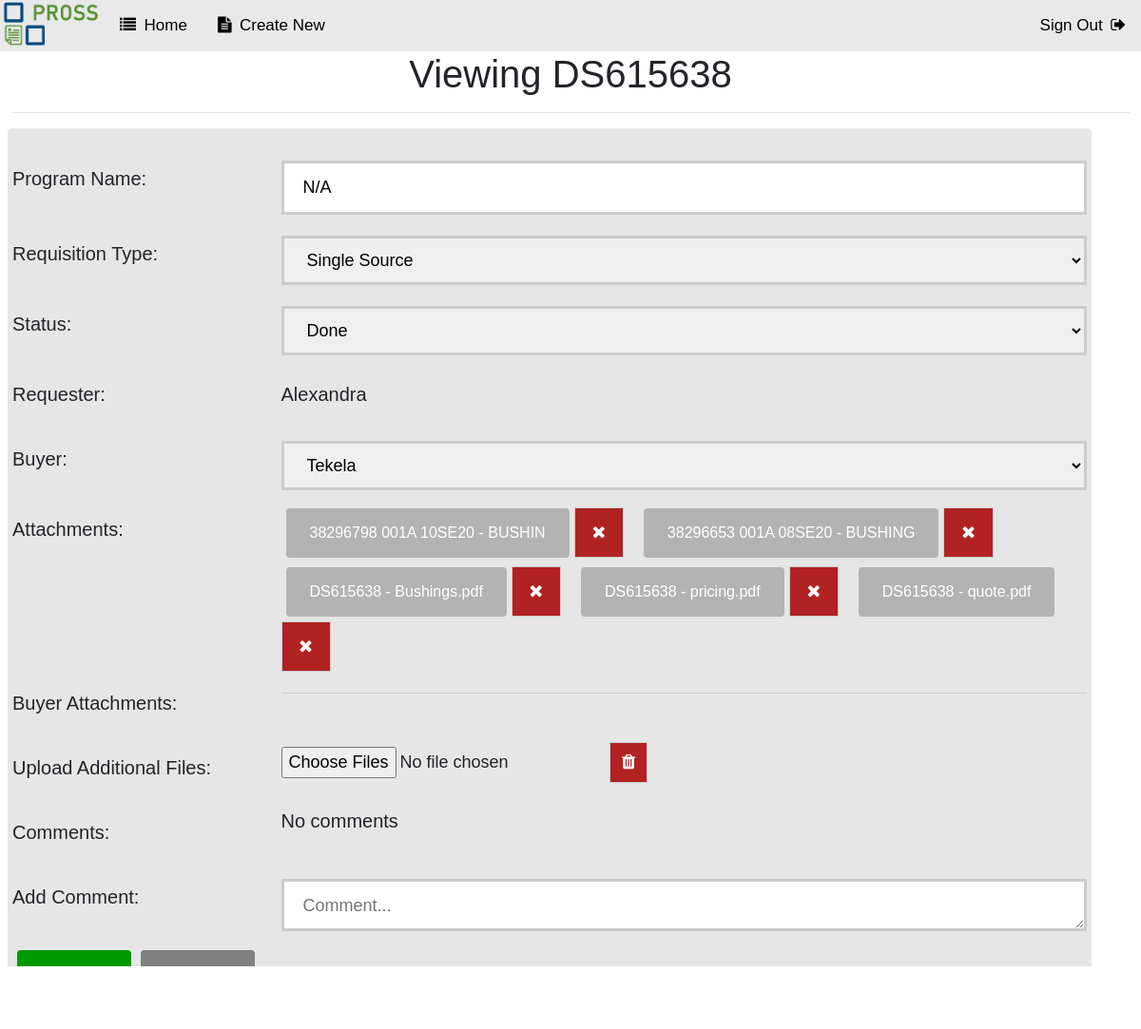
Screenshot of /openbuy.php?id=130 (signed in) with the database file from the repository.
### tables this page shows
CREATE TABLE `reqs` (
  `id` int(11) NOT NULL,
  `program` varchar(25) NOT NULL,
  `ds` int(10) NOT NULL,
  `urgency` varchar(1) DEFAULT NULL,
  `progress` varchar(255) NOT NULL DEFAULT 'Submitted',
  `type` varchar(55) NOT NULL,
  `submit_date` date NOT NULL,
  `due_date` date DEFAULT NULL,
  `date` timestamp NOT NULL DEFAULT current_timestamp() ON UPDATE current_timestamp(),
  `submitted` varchar(255) NOT NULL,
  `assigned` varchar(255) NOT NULL
);

CREATE TABLE `attachments` (
  `id` int(25) NOT NULL,
  `reqs_id` int(25) NOT NULL,
  `role` varchar(25) NOT NULL,
  `name` varchar(255) NOT NULL
);

### openbuy.php (the view, shortened to what this page needs)
<?php
	$logedInUsername = $_SESSION['username'];
	$id = null;
	if ( !empty($_GET['id'])) {
		$id = $_REQUEST['id'];
	}
	$pdo = Database::connect();
	$sql = "SELECT * FROM reqs WHERE id = ?";
	$q = $pdo->prepare($sql);
	$q->execute(array($id));
	$data = $q->fetch(PDO::FETCH_ASSOC);
	$ds = $data['ds'];
	$type = $data['type'];
	if ($type == "Alterations") {
		$type = "Viewing PO" . $data['ds'];
	} else {
		$type = "Viewing DS" . $data['ds'];
	}
	if (!empty($_POST)) {
		$dueDate = $_POST['dueDate'];
		$progress = $_POST['progress'];
		$assigned = $_POST['assigned'];
		$buycomment = $_POST['buycomment'];
		$pdo = Database::connect();
		$pdo->setAttribute(PDO::ATTR_ERRMODE, PDO::ERRMODE_EXCEPTION);
		$sql = "SELECT role FROM users WHERE username = '$logedInUsername'";
		$q = $pdo->prepare($sql);
		$q->execute(array($id));
		$data = $q->fetch(PDO::FETCH_ASSOC);
		$role = $data['role'];
		if ($dueDate != null) {
			$sql = "UPDATE reqs SET due_date = ? WHERE id = ?";
			$q = $pdo->prepare($sql);
			$q->execute(array($dueDate,$id));
		}
		if ($progress != null) {
			if ($progress == "Done") {
				$urgency = "N";
				$sql = "UPDATE reqs SET urgency = ?, progress = ? WHERE id = ?";
				$q = $pdo->prepare($sql);
				$q->execute(array($urgency,$progress,$id));
			} else {
				$sql = "UPDATE reqs SET progress = ? WHERE id = ?";
				$q = $pdo->prepare($sql);
				$q->execute(array($progress,$id));
			}
		}
		if ($assigned != null) {
			$sql = "UPDATE reqs SET assigned = ? WHERE id = ?";
			$q = $pdo->prepare($sql);
			$q->execute(array($assigned,$id));
		}
		$reqs_id = $id;
		if ($buycomment != null) {
			$comment = addslashes($buycomment);
			$new = 1;
			$sql = "INSERT INTO comments(reqs_id, name, comment, new) VALUES ('$reqs_id', '$assigned', '$comment', '$new')";
			$pdo->setAttribute(PDO::ATTR_ERRMODE, PDO::ERRMODE_EXCEPTION);
			$q = $pdo->prepare($sql);
			$q->execute(array());
		}
		$total = count($_FILES['upload1']['name']);
		for( $i=0 ; $i < $total ; $i++ ) {
			$name = $_FILES['upload1']['name'][$i];
			$name = str_replace("'", "", $name);
			$name = str_replace("#", "", $name);
			$ext = pathinfo($name, PATHINFO_EXTENSION);
				$tmpFilePath = $_FILES['upload1']['tmp_name'][$i];
				$filePath = str_replace("'", "", $tmpFilePath);
				$filePath = str_replace("#", "", $tmpFilePath);
				if ($filePath != ""){
					if (!is_dir('uploads/' . $ds . '/')) {
						mkdir('uploads/' . $ds . '/', 0777, true);
					}
					$newFilePath = "uploads/" . $ds . "/" . $_FILES['upload1']['name'][$i];
					$newPath = str_replace("'", "", $newFilePath);
					$newPath = str_replace("#", "", $newFilePath);
					if(move_uploaded_file($filePath, $newPath)) {
						$sql = "INSERT INTO attachments(reqs_id, role, name)"
								. " VALUES ('$reqs_id', '$role', '$name')";
						$pdo->setAttribute(PDO::ATTR_ERRMODE, PDO::ERRMODE_EXCEPTION);
						$q = $pdo->prepare($sql);
						$q->execute(array());
					} else {
						echo "Upload failed for this file. Please see administrator. ";
					}
				}
		}
		Database::disconnect();
		header("Location: index.php");
	} else {
		$pdo = Database::connect();
		$pdo->setAttribute(PDO::ATTR_ERRMODE, PDO::ERRMODE_EXCEPTION);
		$sql = "SELECT * FROM reqs where id = ?";
		$q = $pdo->prepare($sql);
		$q->execute(array($id));
		$data = $q->fetch(PDO::FETCH_ASSOC);
		$program = $data['program'];
	}
?>
<!DOCTYPE html>
<html lang="en">
<head>
    <link   href="css/bootstrap.min.css" rel="stylesheet">
	<link rel="stylesheet" href="https://cdnjs.cloudflare.com/ajax/libs/font-awesome/4.7.0/css/font-awesome.min.css">
</head>
<body>
	<div class="topnav">
		<img src="PROSS_Logo.png" href="index.php" alt="Logo" style="width:110px;height:50px;">
        <a href="index.php"><i class="fa fa-list"></i>&ensp;Home</a>
		<a href="create.php"><i class="fa fa-file-text"></i>&ensp;Create New</a>
        <a style="float:right;" href="logout.php">Sign Out&ensp;<i class="fa fa-sign-out"></i></a>
    </div>
	<h1><?php echo $type;?></h1>
	<hr style="width:98%">
    <div class="container">
	    <form action="openbuy.php?id=<?php echo $id?>" method="post" enctype="multipart/form-data">
			<div class="row">
				<div class="col-25">
					<label for="program">Program Name:</label>
				</div>
				<div class="col-75">
					<input name="program" type="text" maxlength="15" value="<?php echo !empty($program)?$program:'';?>">
				</div>
			</div>
			<div class="row">
				<div class="col-25">
					<label for="type">Requisition Type:</label>
				</div>
				<div class="col-75">
					<select id="progress" name="progress" class="select">
						<option selected="selected"><?php echo $data['type'];?></option>
					</select>
				</div>
			</div>
			<div class="row">
				<div class="col-25">
					<label for="progress">Status:</label>
				</div>
				<div class="col-75">
					<select id="progress" name="progress" class="select">
						<option selected="selected"><?php echo $data['progress'];?></option>
					</select>
				</div>
		    </div>
			<div class="row">
				<div class="col-25">
					<label for="submitted">Requester:</label>
				</div>
				<div class="col-75">
					<label for="submitted"><?php echo $data['submitted'];?></label>
				</div>
			</div>
			<div class="row">
				<div class="col-25">
					<label for="assigned">Buyer:</label>
				</div>
				<div class="col-75">
					<select name="assigned" class="select">
						<option selected="selected"><?php echo $data['assigned'];?></option>
					</select>
				</div>
		    </div>
			<div class="row">
				<div class="col-25">
					<label class="attachments">Attachments:</label>
				</div>
				<div class="col-75">
					<?php
						$pdo = Database::connect();
						$id = $data['id'];
						$sql = "SELECT * FROM attachments WHERE reqs_id=$id AND role!='buyer' ORDER BY id ASC";
						foreach ($pdo->query($sql) as $row) {
							$attach_id = $row['id'];
							echo '<a class="link" href="uploads/' . $data['ds'] . "/" . $row['name'] . '" download><span>' . substr($row['name'],0,30) . '</span></a><a href="deletefile.php?id='.$id.'&attach_id='.$attach_id.'&loc=buy" class="custom-delete" id="delete" onclick="return clicked();"><span><i class="fa fa-close"></i></span></a>&ensp;&ensp;';
						}
					?>
				</div>
			</div>
			<div class="row">
				<div class="col-25">
					<label class="attachments">Buyer Attachments:</label>
				</div>
				<div class="col-75">
					<hr>
				</div>
			</div>
			<div class="row" id="uploadNew">
				<div class="col-25">
					<label class="newAttach">Upload Additional Files:</label>
				</div>
				<div class="col-75">
					<input id="file1" type="file" style="font-size: 18px" multiple accept=".pdf" name="upload1[]" onchange="javascript:updateList1()">
					<button id="clear" type="button" class="custom-delete custom-delete1" style="padding: 7px 12px;" onclick="clear1()"><span><i class="fa fa-trash"></i></span></button>
				</div>
			</div>
			<div class="row">
				<div class="col-25">
					<label class="comments">Comments:</label>
				</div>
				<div class="col-75">
					<?php
						$counter = 0;
						if ($counter == 0) {
							echo "<p>No comments</p>";
						}
					?>
				</div>
			</div>
			<div class="row">
				<div class="col-25">
					<label class="buycomment">Add Comment:</label>
				</div>
				<div class="col-75">
					<textarea id="buycomment" name="buycomment" placeholder="Comment..." style="height:55px" value="<?php echo !empty($buycomment)?$buycomment:'';?>"></textarea>
				</div>
			</div>
			<div class="row">
			<button class="button button2" type="submit"><span>Update</span></button>
			<button type="button" class="button button1" style="background-color: grey" onclick="location.href='index.php';"><span>Cancel</span></button>
		</div>
		</form>
	</div>
  </body>
</html>

### openbuy.php (style rules this page uses)
body { animation: fadeInAnimation ease 1s; animation-iteration-count: 1; animation-fill-mode: forwards; margin: 0; font-family: Arial, Helvetica, sans-serif; }
* { box-sizing: border-box; }
img { display: block; margin-left: auto; margin-right: auto; }
h1 { text-align: center; }
p { font-size: 20px; margin-bottom: 12px; margin-top: 0px; }
.custom-delete { font-size: 18px; background-color: #b22222; color: white; border: 1px solid #ccc; display: inline-block; padding: 12px 18px; cursor: pointer; transition: all 0.5s; }
.custom-delete span { cursor: pointer; display: inline-block; position: relative; transition: 0.5s; }
.custom-delete span:after { content: 'Delete'; position: absolute; opacity: 0; top: 0; right: -20px; transition: 0.5s; }
.link { display: inline-block; border-radius: 4px; background-color: #b3b3b3; border: none; color: white; text-align: center; padding: 14px 25px; transition: all 0.5s; cursor: pointer; margin: 5px; }
.link span { cursor: pointer; display: inline-block; position: relative; transition: 0.5s; }
.link span:after { font-family: FontAwesome; content: '\f019'; position: absolute; opacity: 0; top: 0; right: -20px; transition: 0.5s; }
.button { display: inline-block; border-radius: 4px; background-color: #009900; border: none; color: #FFFFFF; text-align: center; font-size: 20px; padding: 10px; width: 120px; transition: all 0.5s; cursor: pointer; margin: 5px; float: right; }
.button2 span { cursor: pointer; display: inline-block; position: relative; transition: 0.5s; }
.button2 span:after { content: '\00bb'; position: absolute; opacity: 0; top: 0; right: -20px; transition: 0.5s; }
.button1 span { cursor: pointer; display: inline-block; position: relative; transition: 0.5s; }
.button1 span:after { content: '\00ab'; position: absolute; opacity: 0; top: 0; left: -20px; transition: 0.5s; }
input[type=text], select, textarea { width: 100%; padding: 12px 20px; margin: 8px 0; box-sizing: border-box; border: 3px solid #ccc; -webkit-transition: 0.5s; transition: 0.5s; outline: none; font-size: 18px; }
label { padding: 12px 12px 12px 0; display: inline-block; font-size: 20px; }
.container { border-radius: 5px; background-color: #e6e6e6; padding: 20px; margin: 8px; }
.col-25 { float: left; width: 25%; margin-top: 6px; }
.col-75 { float: left; width: 75%; margin-top: 6px; }
.row:after { content: ""; display: table; clear: both; }
.topnav { overflow: hidden; background-color: #e9e9e9; }
.topnav a { float: left; display: block; color: black; text-align: center; padding: 14px 16px; text-decoration: none; font-size: 17px; transition: all 0.5s; }
.topnav img { float: left; display: block; color: black; text-align: center; padding: 2px 2px; text-decoration: none; font-size: 17px; }

### rows the page displays
reqs: ds "Viewing DS615638", program "N/A", progress "Single Source", progress "Done", submitted "Alexandra", assigned "Tekela"
attachments: name "38296798 001A 10SE20 - BUSHIN"
attachments: name "38296653 001A 08SE20 - BUSHING"
attachments: name "DS615638 - Bushings.pdf"
attachments: name "DS615638 - pricing.pdf"
attachments: name "DS615638 - quote.pdf"
